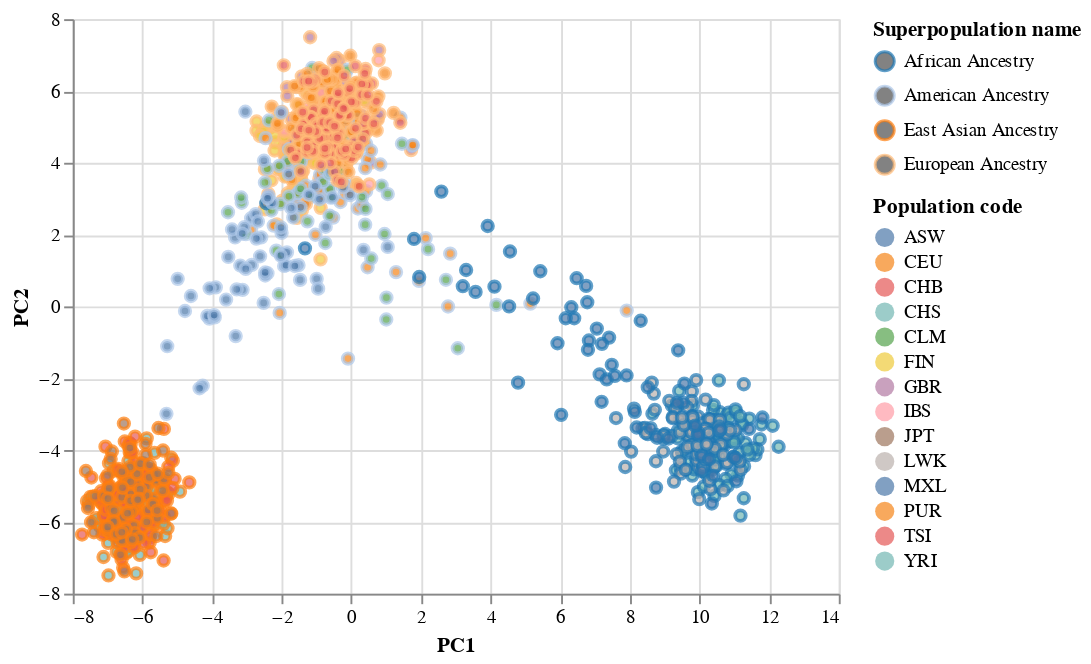

Notebook source saved alongside this figure:
### Code cell
alt.Chart(df_plot).mark_point().encode(
    x='PC1',
    y='PC2',
    color= alt.Color("Superpopulation name", scale=alt.Scale(scheme='category20')),
    fill='Population code'
)

### Figure 1 — Vega-Lite specification as saved in the notebook (floating-point values rounded to 4 significant figures; data arrays with more than 128 entries replaced by an {"elided": "..."} marker saying what was removed)
{"config": {"view": {"continuousWidth": 400, "continuousHeight": 300}}, "data": {"name": "data-0e2c9b220f438c7a00353746f7b40487"}, "mark": "point", "encoding": {"color": {"field": "Superpopulation name", "scale": {"scheme": "category20"}, "type": "nominal"}, "fill": {"field": "Population code", "type": "nominal"}, "x": {"field": "PC1", "type": "quantitative"}, "y": {"field": "PC2", "type": "quantitative"}}, "$schema": "https://vega.github.io/schema/vega-lite/v4.17.0.json", "datasets": {"data-0e2c9b220f438c7a00353746f7b40487": {"elided": "1092 records"}}}
